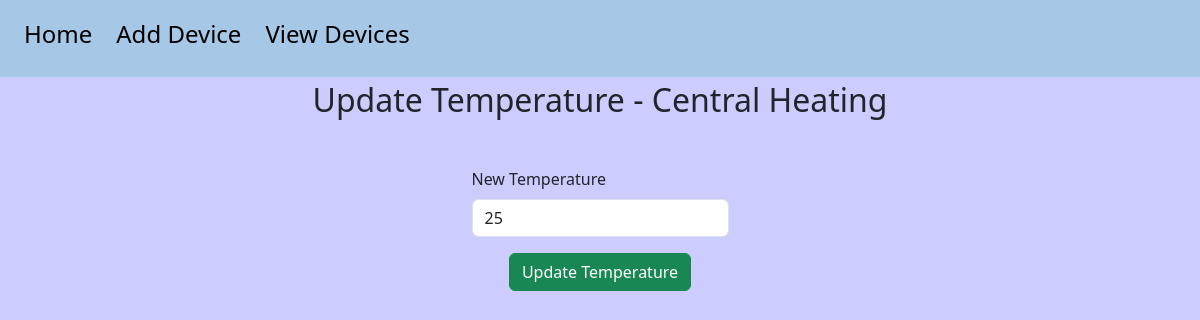
Page /update_temperature/3 on the earlier database version.
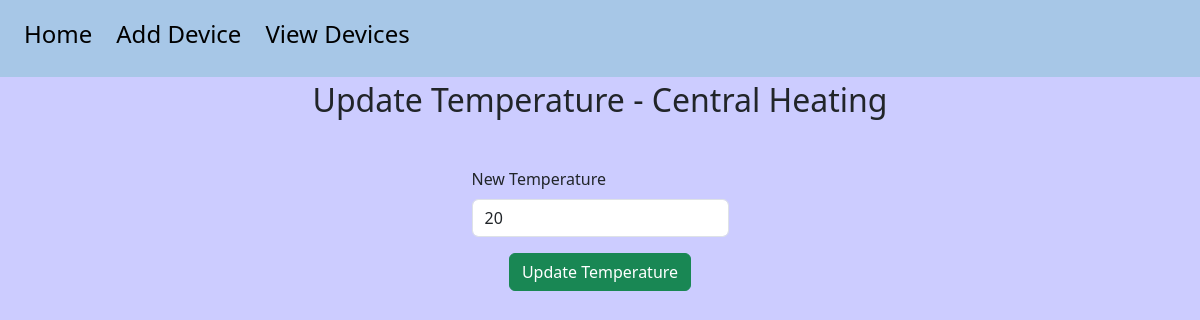
Same page on the later database version.
### database.py (models this page shows, shortened)
class Device(db.Model):
    __tablename__ = "devices"
    id = db.Column(db.Integer, primary_key=True)
    name = db.Column(db.String(80), nullable=False)
    type = db.Column(db.String(20), nullable=False)
    status = db.Column(db.Boolean, default=False)
    temperature = db.Column(db.Integer, nullable=True)
    brightness = db.Column(db.Integer, nullable=True)
    colour = db.Column(db.String(20), nullable=True)

### routes.py (the view, shortened to what this page needs)
@app.route('/update_temperature/<int:device_id>', methods=['GET', 'POST'])
def update_temperature(device_id):
    device = Device.query.get_or_404(device_id)
    if device.type not in ['Thermostat', 'Kettle']:
        return "Temperature can't be updated for this device.", 400
    form = UpdateTemperatureForm()
    return render_template('update_temperature.html', form=form, device=device, title='Update Temperature')

### forms.py
class UpdateTemperatureForm(FlaskForm):
    temperature = IntegerField('New Temperature', validators=[DataRequired()])
    submit = SubmitField('Update Temperature')

### templates/update_temperature.html (shortened to what this page needs)
{% extends 'base.html' %}
{% block body %}
<h2 class="title">Update Temperature - {{ device.name }}</h2>
<div class="row">
    <div class="col"></div>
    <div class="col updating">
        <form method="POST">
    <div class="mb-3">
        {{ form.temperature.label(class="form-label") }}
        {{ form.temperature(class="form-control", value=device.temperature or '') }}
    </div>
    <div class="upbutt">
        <button type="submit" class="btn btn-success">{{ form.submit.label.text }}</button>
    </div>
</form>
    </div>
    <div class="col"></div>
</div>
{% endblock %}

Differences in the rows shown:
changed Device "Central Heating": temperature "25" → "20"
